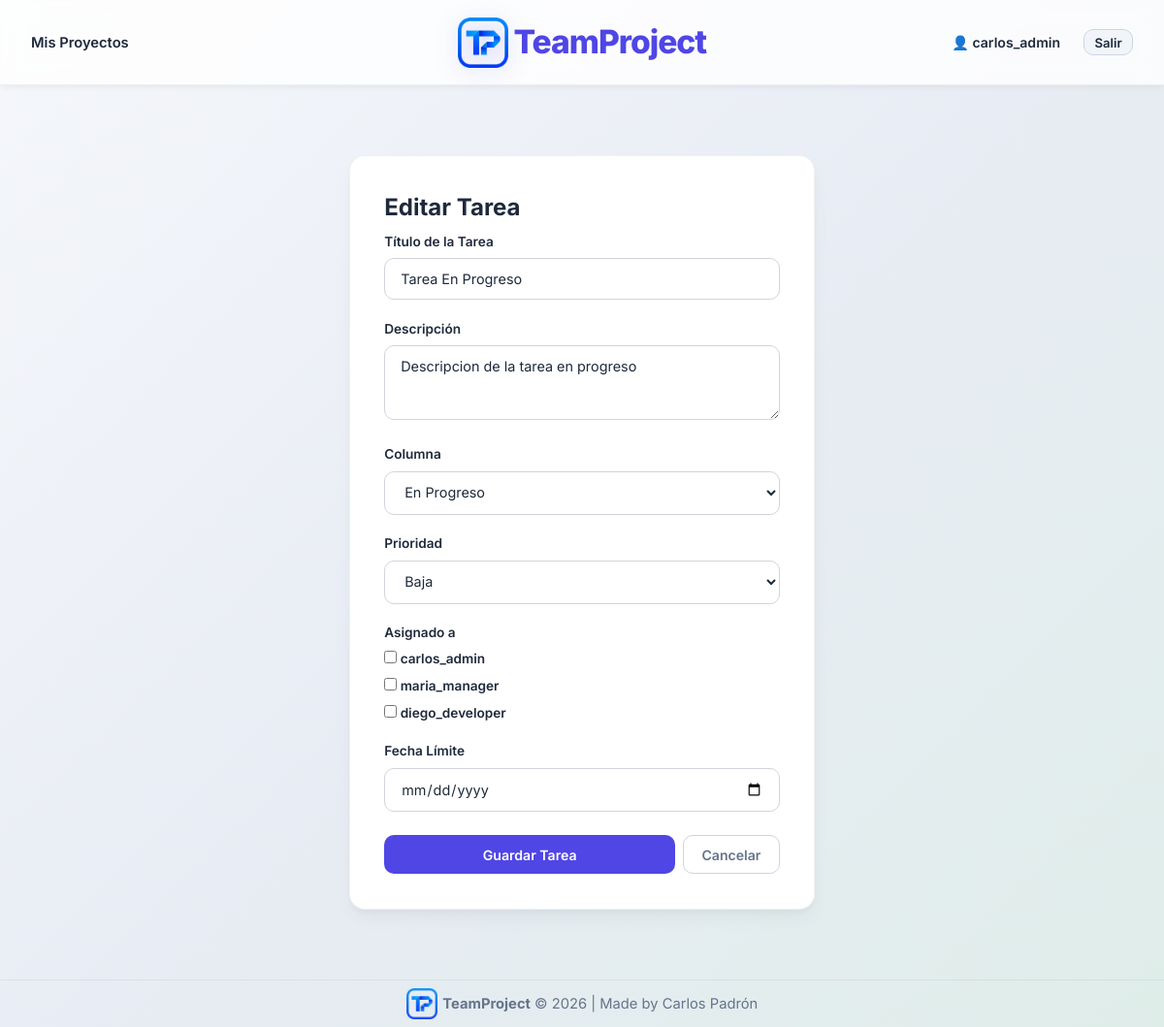
The page /task/5/edit/ (signed in) on the database as committed earlier.
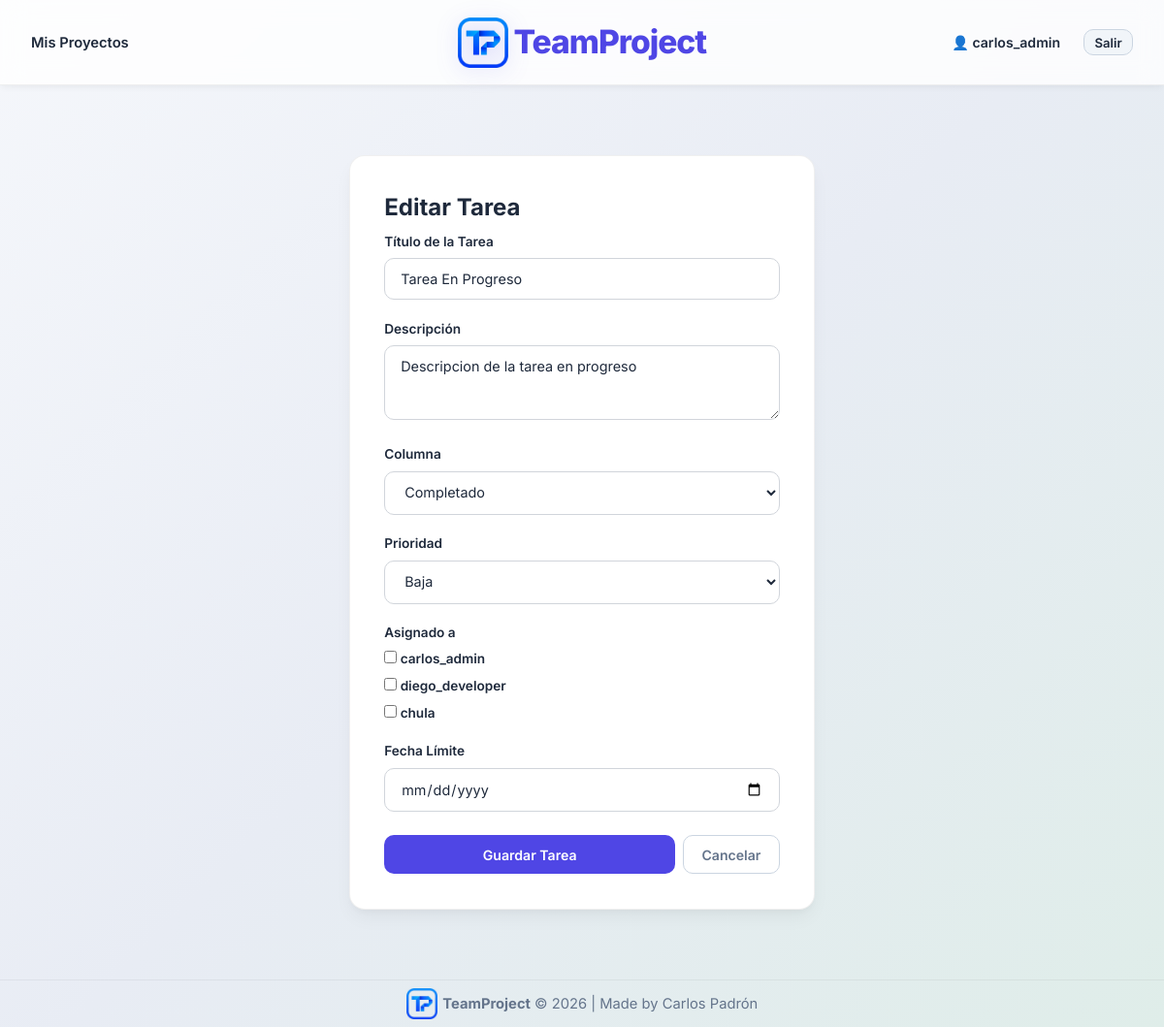
The same page on the database as committed later.
### projects/models.py (models this page shows, shortened)
class Task(models.Model):
    PRIORITY_CHOICES = [
        ('low', 'Baja'),
        ('medium', 'Media'),
        ('high', 'Alta'),
    ]
    column = models.ForeignKey(Column, on_delete=models.CASCADE, related_name="tasks", verbose_name="Columna")
    title = models.CharField(max_length=200, verbose_name="Título de la Tarea")
    description = models.TextField(blank=True, verbose_name="Descripción")
    priority = models.CharField(max_length=10, choices=PRIORITY_CHOICES, default='medium', verbose_name="Prioridad")
    assigned_to = models.ManyToManyField(User, blank=True, related_name="assigned_tasks", verbose_name="Asignado a")
    due_date = models.DateField(null=True, blank=True, verbose_name="Fecha Límite")
    created_at = models.DateTimeField(auto_now_add=True, verbose_name="Creado el")
    position = models.IntegerField(default=0, verbose_name="Posición")
    class Meta:
        ordering = ['position', 'created_at']

### projects/views.py (the view)
# urls.py: path('task/<int:task_id>/edit/', views.task_edit_view, name='task_edit'),
@login_required
def task_edit_view(request, task_id):
    task = get_object_or_404(Task, id=task_id)
    project = task.column.project
    role = get_user_role(project, request.user)
    if not role or role == 'viewer':
        return HttpResponseForbidden("No tienes permisos para editar esta tarea.")
    is_developer_assigned = (role == 'developer' and request.user in task.assigned_to.all())
    if role not in ['admin', 'manager'] and not is_developer_assigned:
        return HttpResponseForbidden("No puedes editar esta tarea.")
    if request.method == 'POST':
        if is_developer_assigned:
            new_column_id = request.POST.get('column')
            new_column = get_object_or_404(Column, id=new_column_id, project=project)
            task.column = new_column
            task.save()
            return redirect('project_detail', project_id=project.id)
        else:
            form = TaskForm(request.POST, instance=task, project=project)
            if form.is_valid():
                form.save()
                return redirect('project_detail', project_id=project.id)
    else:
        form = TaskForm(instance=task, project=project)
        if is_developer_assigned:
            for field_name in ['title', 'description', 'priority', 'assigned_to', 'due_date']:
                if field_name in form.fields:
                    form.fields[field_name].disabled = True
    return render(request, 'projects/task_form.html', {
        'form': form,
        'title': 'Editar Tarea',
        'project': project,
        'task': task,
        'is_developer_assigned': is_developer_assigned
    })

### projects/models.py (called while the page is built)
    def __str__(self):
        return self.name

### projects/views.py (called while the page is built)
def get_user_role(project, user):
    if project.owner == user:
        return 'admin'
    try:
        membership = ProjectMember.objects.get(project=project, user=user)
        return membership.role
    except ProjectMember.DoesNotExist:
        return None

### templates/projects/task_form.html (shortened to what this page needs)
{% extends 'base.html' %}
{% load static %}
{% block content %}
<div class="form-card">
    <h2 class="form-title">{{ title }}</h2>
    <form method="post">
        {% for field in form %}
            <div class="form-group">
                <label for="{{ field.id_for_label }}">{{ field.label }}</label>
                {{ field }}
            </div>
        {% endfor %}
        <div style="display: flex; gap: 0.5rem; margin-top: 1.5rem;">
            <button type="submit" class="btn btn-primary" style="flex: 1;">Guardar Tarea</button>
            <a href="{% url 'project_detail' project.id %}" class="btn btn-cancel">Cancelar</a>
        </div>
    </form>
</div>
{% endblock %}

Rows that differ between the two databases and show on the page:
changed Task "Tarea En Progreso": column "En Progreso" → "Completado"
Other text that changed with them:
text no longer shown: "carlos_admin maria_manager diego_developer"
text now shown: "carlos_admin diego_developer chula"
